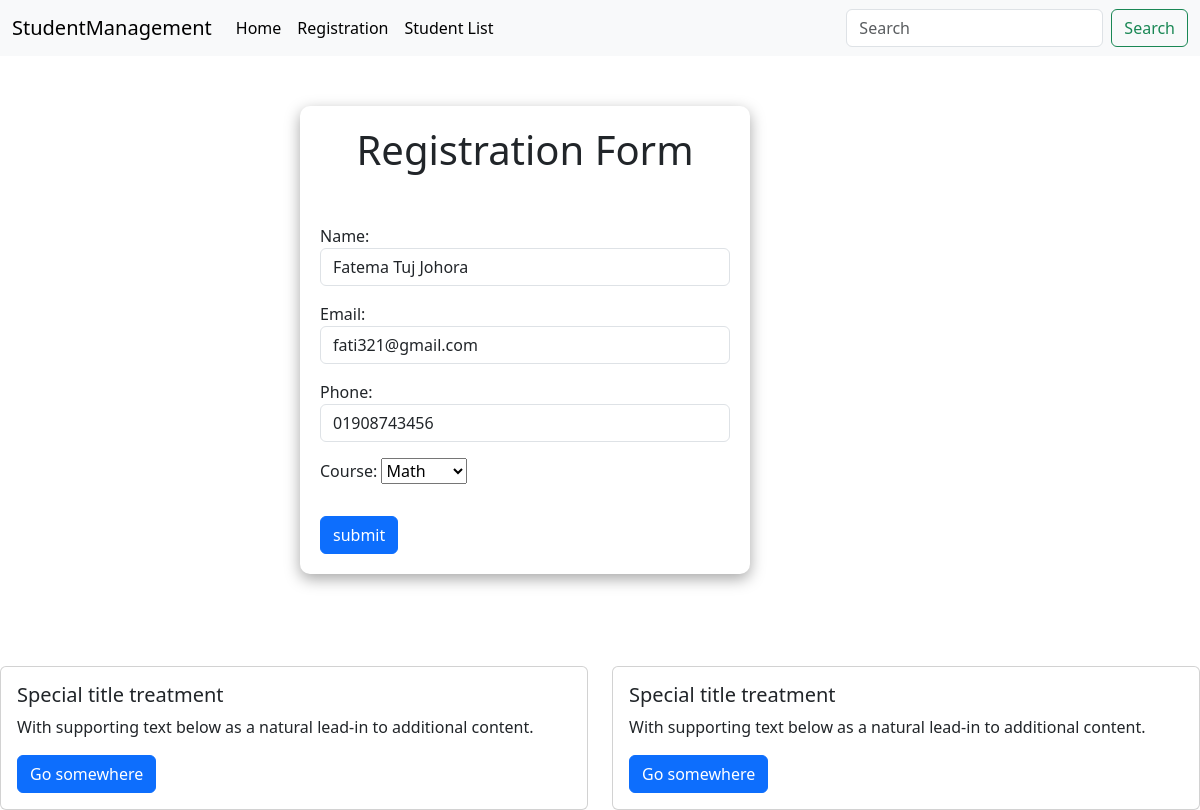
The app's page /update_student/2/ with its own data.
### core/models.py (models this page shows, shortened)
class StudentModel(models.Model):
    class CourseChoice(models.TextChoices):
        MATH = 'Math', 'Math',
        ENGLISH = 'English', 'English',
        HISTORY = 'History', 'History',
        SICENCE = 'Science', 'Science',
        PHYSICES = 'Physices', 'Physices'
    id = models.IntegerField(primary_key = True)
    name = models.CharField(max_length=50)
    email = models.EmailField(max_length=254)
    phone = models.CharField(max_length=11)
    course = models.CharField(max_length=100, choices = CourseChoice.choices, default = CourseChoice.SICENCE)
    created_at = models.DateTimeField(auto_now_add=True)
    updated_at = models.DateTimeField(auto_now=True)

### core/views.py (the view, shortened to what this page needs)
# urls.py: path('update_student/<int:pk>/', views.StudentUpdateView.as_view(), name = 'update_student'),
class StudentUpdateView(UpdateView):
    model = StudentModel
    form_class = StudentModelForm
    template_name = 'students/student_register.html'
    success_url = reverse_lazy('student_list')

### core/forms.py
class StudentModelForm(forms.ModelForm):
    class Meta:
        model = StudentModel
        fields = ['name', 'email', 'phone', 'course']
    name = forms.CharField(max_length=50, widget=forms.TextInput(attrs={'class': 'form-control', 'placeholder': 'Enter your name'}))
    email = forms.EmailField(widget=forms.EmailInput(attrs={'class': 'form-control', 'placeholder': 'Enter your email'}))
    phone = forms.CharField(max_length=11, widget=forms.TextInput(attrs={'class': 'form-control', 'placeholder': 'Enter your phone number'}))

### core/templates/students/student_register.html (shortened to what this page needs)
{% extends 'base.html' %}
{% block content %}
   <div style="width: 50%;height: 70vh; margin: auto;">
    <div style="width: 450px; box-shadow: 0px 5px 15px rgba(0, 0, 0, 0.35); padding: 20px 20px; border-radius: 10px;">
        <h1 style="margin-bottom: 50px; text-align: center;">Registration Form</h1>
        <form method="post">
            {{form.as_p}}
            <button type="submit" class="btn btn-primary btn-md mt-3">submit</button>
        </form>
    </div>
   </div>
{% endblock content %}

### records on screen
StudentModel: name "Fatema Tuj Johora", email "fati321@gmail.com", phone "01908743456", course "Math"
